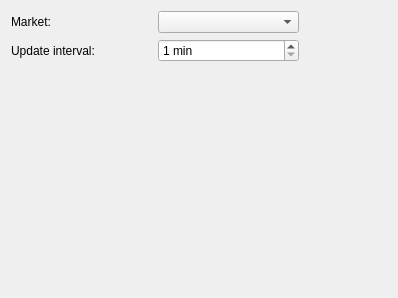
<?xml version="1.0" encoding="UTF-8"?>
<ui version="4.0">
 <class>GeneralConfig</class>
 <widget class="QWidget" name="GeneralConfig">
  <property name="geometry">
   <rect>
    <x>0</x>
    <y>0</y>
    <width>398</width>
    <height>298</height>
   </rect>
  </property>
  <property name="windowTitle">
   <string>Form</string>
  </property>
  <layout class="QGridLayout" name="gridLayout">
   <item row="0" column="0">
    <widget class="QLabel" name="label_2">
     <property name="text">
      <string>Market:</string>
     </property>
    </widget>
   </item>
   <item row="0" column="1">
    <widget class="QComboBox" name="marketCombo"/>
   </item>
   <item row="0" column="2" rowspan="3">
    <spacer name="horizontalSpacer">
     <property name="orientation">
      <enum>Qt::Horizontal</enum>
     </property>
     <property name="sizeHint" stdset="0">
      <size>
       <width>88</width>
       <height>268</height>
      </size>
     </property>
    </spacer>
   </item>
   <item row="1" column="0">
    <widget class="QLabel" name="label">
     <property name="text">
      <string>Update interval:</string>
     </property>
    </widget>
   </item>
   <item row="1" column="1">
    <widget class="QSpinBox" name="intervalEdit">
     <property name="specialValueText">
      <string/>
     </property>
     <property name="suffix">
      <string> min</string>
     </property>
     <property name="minimum">
      <number>1</number>
     </property>
     <property name="maximum">
      <number>60</number>
     </property>
     <property name="singleStep">
      <number>1</number>
     </property>
     <property name="value">
      <number>1</number>
     </property>
    </widget>
   </item>
   <item row="2" column="0" colspan="2">
    <spacer name="verticalSpacer">
     <property name="orientation">
      <enum>Qt::Vertical</enum>
     </property>
     <property name="sizeHint" stdset="0">
      <size>
       <width>288</width>
       <height>222</height>
      </size>
     </property>
    </spacer>
   </item>
  </layout>
 </widget>
 <resources/>
 <connections/>
</ui>
